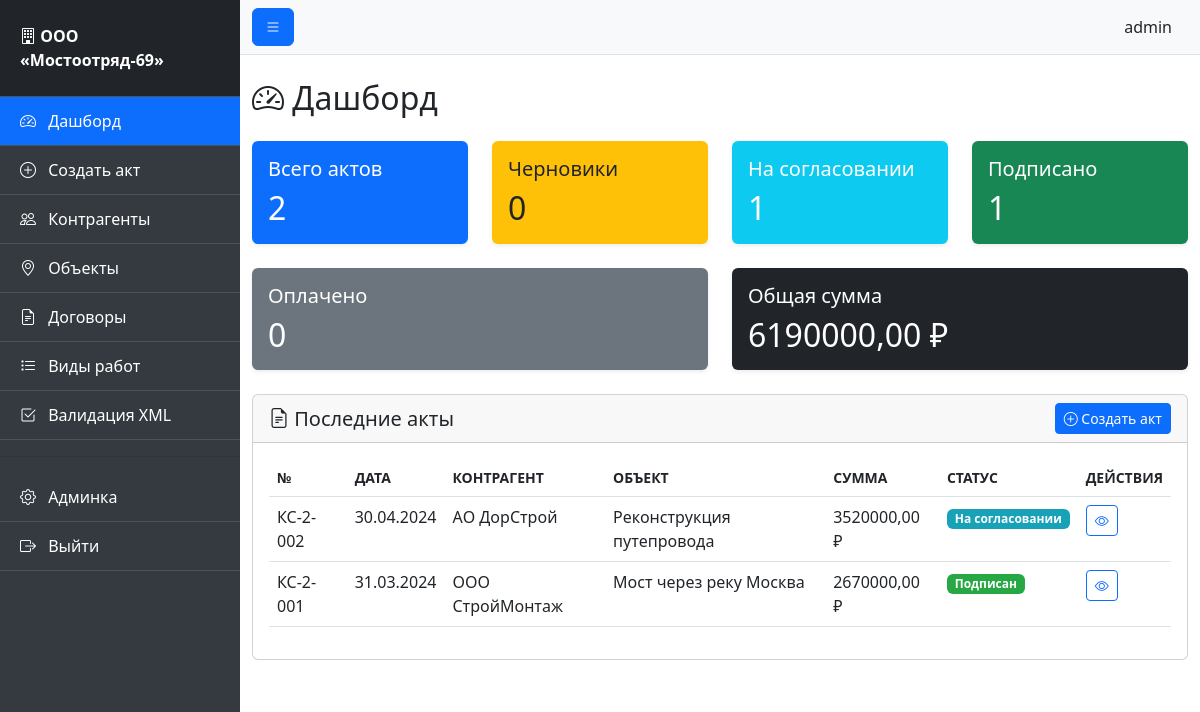
The app's page / (signed in) with its own data.
### acts/models.py (models this page shows, shortened)
class Act(models.Model):
    STATUS_CHOICES = [
        ('draft', 'Черновик'),
        ('review', 'На согласовании'),
        ('approved', 'Подписан'),
        ('paid', 'Оплачен'),
        ('rejected', 'Отклонён'),
    ]
    number = models.CharField('Номер акта', max_length=50)
    date = models.DateField('Дата акта')
    contract = models.ForeignKey(Contract, on_delete=models.CASCADE, related_name='acts', verbose_name='Договор')
    object = models.ForeignKey(Object, on_delete=models.CASCADE, related_name='acts', verbose_name='Объект')
    period_start = models.DateField('Период с', null=True, blank=True)
    period_end = models.DateField('Период по', null=True, blank=True)
    status = models.CharField('Статус', max_length=20, choices=STATUS_CHOICES, default='draft')
    total_amount = models.DecimalField('Итоговая сумма', max_digits=15, decimal_places=2, default=0)
    nds_amount = models.DecimalField('В том числе НДС', max_digits=15, decimal_places=2, default=0)
    nds_rate = models.DecimalField('Ставка НДС (%)', max_digits=5, decimal_places=2, default=20)
    without_nds = models.BooleanField('Без НДС', default=False)
    notes = models.TextField('Примечание', blank=True)
    created_by = models.ForeignKey(User, on_delete=models.SET_NULL, null=True, blank=True, verbose_name='Создал')
    created_at = models.DateTimeField('Дата создания', auto_now_add=True)
    updated_at = models.DateTimeField('Дата обновления', auto_now=True)
    is_deleted = models.BooleanField('Удалён', default=False)
    class Meta:
        verbose_name = 'Акт КС-2'
        verbose_name_plural = 'Акты КС-2'
        ordering = ['-date', '-number']
        unique_together = ['number', 'contract']

class Contract(models.Model):
    number = models.CharField('Номер договора', max_length=50)
    date = models.DateField('Дата договора')
    contractor = models.ForeignKey(Contractor, on_delete=models.CASCADE, related_name='contracts', verbose_name='Контрагент')
    object = models.ForeignKey(Object, on_delete=models.CASCADE, related_name='contracts', verbose_name='Объект')
    amount = models.DecimalField('Сумма договора', max_digits=15, decimal_places=2, default=0)
    start_date = models.DateField('Дата начала работ', null=True, blank=True)
    end_date = models.DateField('Дата окончания работ', null=True, blank=True)
    description = models.TextField('Описание договора', blank=True)
    file = models.FileField('Файл договора', upload_to='contracts/', blank=True, null=True)
    created_at = models.DateTimeField('Дата создания', auto_now_add=True)
    class Meta:
        verbose_name = 'Договор'
        verbose_name_plural = 'Договоры'
        ordering = ['-date']
        unique_together = ['number', 'contractor']

class Contractor(models.Model):
    name = models.CharField('Наименование организации', max_length=255)
    inn = models.CharField('ИНН', max_length=12, unique=True)
    kpp = models.CharField('КПП', max_length=9, blank=True)
    ogrn = models.CharField('ОГРН', max_length=13, blank=True)
    legal_address = models.TextField('Юридический адрес', blank=True)
    actual_address = models.TextField('Фактический адрес', blank=True)
    phone = models.CharField('Телефон', max_length=50, blank=True)
    email = models.EmailField('Email', blank=True)
    director_name = models.CharField('ФИО директора', max_length=255, blank=True)
    director_position = models.CharField('Должность директора', max_length=255, default='Генеральный директор')
    bank_name = models.CharField('Наименование банка', max_length=255, blank=True)
    bik = models.CharField('БИК', max_length=9, blank=True)
    correspondent_account = models.CharField('Корр. счет', max_length=20, blank=True)
    checking_account = models.CharField('Расчетный счет', max_length=20, blank=True)
    class Meta:
        verbose_name = 'Контрагент'
        verbose_name_plural = 'Контрагенты'
        ordering = ['name']

class Object(models.Model):
    name = models.CharField('Наименование объекта', max_length=255)
    code = models.CharField('Код объекта', max_length=50, blank=True)
    address = models.TextField('Адрес объекта', blank=True)
    description = models.TextField('Описание', blank=True)
    created_at = models.DateTimeField('Дата создания', auto_now_add=True)
    class Meta:
        verbose_name = 'Объект строительства'
        verbose_name_plural = 'Объекты строительства'
        ordering = ['name']

### acts/views.py (the view)
# urls.py: path('', views.dashboard, name='dashboard'),
@login_required
def dashboard(request):
    total_acts = Act.objects.filter(is_deleted=False).count()
    draft_acts = Act.objects.filter(status='draft', is_deleted=False).count()
    review_acts = Act.objects.filter(status='review', is_deleted=False).count()
    approved_acts = Act.objects.filter(status='approved', is_deleted=False).count()
    paid_acts = Act.objects.filter(status='paid', is_deleted=False).count()
    total_amount = Act.objects.filter(is_deleted=False).aggregate(
        total=Sum('total_amount')
    )['total'] or Decimal('0.00')
    recent_acts = Act.objects.filter(is_deleted=False).select_related(
        'contract', 'contract__contractor', 'object'
    )[:10]
    context = {
        'total_acts': total_acts,
        'draft_acts': draft_acts,
        'review_acts': review_acts,
        'approved_acts': approved_acts,
        'paid_acts': paid_acts,
        'total_amount': total_amount,
        'recent_acts': recent_acts,
    }
    return render(request, 'acts/dashboard.html', context)

### acts/templates/acts/dashboard.html (shortened to what this page needs)
{% extends 'acts/base.html' %}
{% block content %}
<h2 class="mb-4"><i class="bi bi-speedometer2"></i> Дашборд</h2>
<div class="row mb-4">
    <div class="col-md-3">
        <div class="card bg-primary text-white">
            <div class="card-body">
                <h5 class="card-title">Всего актов</h5>
                <h2 class="mb-0">{{ total_acts }}</h2>
            </div>
        </div>
    </div>
    <div class="col-md-3">
        <div class="card bg-warning text-dark">
            <div class="card-body">
                <h5 class="card-title">Черновики</h5>
                <h2 class="mb-0">{{ draft_acts }}</h2>
            </div>
        </div>
    </div>
    <div class="col-md-3">
        <div class="card bg-info text-white">
            <div class="card-body">
                <h5 class="card-title">На согласовании</h5>
                <h2 class="mb-0">{{ review_acts }}</h2>
            </div>
        </div>
    </div>
    <div class="col-md-3">
        <div class="card bg-success text-white">
            <div class="card-body">
                <h5 class="card-title">Подписано</h5>
                <h2 class="mb-0">{{ approved_acts }}</h2>
            </div>
        </div>
    </div>
</div>
<div class="row mb-4">
    <div class="col-md-6">
        <div class="card bg-secondary text-white">
            <div class="card-body">
                <h5 class="card-title">Оплачено</h5>
                <h2 class="mb-0">{{ paid_acts }}</h2>
            </div>
        </div>
    </div>
    <div class="col-md-6">
        <div class="card bg-dark text-white">
            <div class="card-body">
                <h5 class="card-title">Общая сумма</h5>
                <h2 class="mb-0">{{ total_amount|floatformat:2 }} ₽</h2>
            </div>
        </div>
    </div>
</div>
<div class="card">
    <div class="card-header d-flex justify-content-between align-items-center">
        <h5 class="mb-0"><i class="bi bi-file-earmark-text"></i> Последние акты</h5>
        <a href="{% url 'create_act' %}" class="btn btn-primary btn-sm">
            <i class="bi bi-plus-circle"></i> Создать акт
        </a>
    </div>
    <div class="card-body">
        {% if recent_acts %}
        <div class="table-responsive">
            <table class="table table-hover">
                <thead>
                    <tr>
                        <th>№</th>
                        <th>Дата</th>
                        <th>Контрагент</th>
                        <th>Объект</th>
                        <th>Сумма</th>
                        <th>Статус</th>
                        <th>Действия</th>
                    </tr>
                </thead>
                <tbody>
                    {% for act in recent_acts %}
                    <tr>
                        <td>{{ act.number }}</td>
                        <td>{{ act.date|date:"d.m.Y" }}</td>
                        <td>{{ act.contract.contractor.name }}</td>
                        <td>{{ act.object.name }}</td>
                        <td>{{ act.total_amount|floatformat:2 }} ₽</td>
                        <td>
                            <span class="badge status-{{ act.status }}">
                                {{ act.get_status_display }}
                            </span>
                        </td>
                        <td>
                            <a href="{% url 'act_detail' act.pk %}" class="btn btn-sm btn-outline-primary">
                                <i class="bi bi-eye"></i>
                            </a>
                        </td>
                    </tr>
                    {% endfor %}
                </tbody>
            </table>
        </div>
        {% else %}
        <p class="text-muted text-center">Акты ещё не созданы</p>
        {% endif %}
    </div>
</div>
{% endblock %}

### acts/templates/acts/base.html (shortened to what this page needs)
<!DOCTYPE html>
<html lang="ru">
<head>
    <link href="https://cdn.jsdelivr.net/npm/bootstrap@5.3.0/dist/css/bootstrap.min.css" rel="stylesheet">
    <link href="https://cdn.jsdelivr.net/npm/bootstrap-icons@1.10.0/font/bootstrap-icons.css" rel="stylesheet">
    {% load static %}
    <link href="{% static 'acts/css/custom.css' %}" rel="stylesheet">
</head>
<body>
    {% if user.is_authenticated %}
    <div class="d-flex" id="wrapper">
        <div class="sidebar" id="sidebar-wrapper">
            <div class="sidebar-heading">
                <i class="bi bi-building"></i> ООО «Мостоотряд-69»
            </div>
            <div class="list-group list-group-flush">
                <a href="{% url 'dashboard' %}" class="list-group-item list-group-item-action {% if request.resolver_match.url_name == 'dashboard' %}active{% endif %}">
                    <i class="bi bi-speedometer2"></i> Дашборд
                </a>
                <a href="{% url 'create_act' %}" class="list-group-item list-group-item-action {% if request.resolver_match.url_name == 'create_act' %}active{% endif %}">
                    <i class="bi bi-plus-circle"></i> Создать акт
                </a>
                <a href="{% url 'contractors_list' %}" class="list-group-item list-group-item-action {% if request.resolver_match.url_name == 'contractors_list' %}active{% endif %}">
                    <i class="bi bi-people"></i> Контрагенты
                </a>
                <a href="{% url 'objects_list' %}" class="list-group-item list-group-item-action {% if request.resolver_match.url_name == 'objects_list' %}active{% endif %}">
                    <i class="bi bi-geo-alt"></i> Объекты
                </a>
                <a href="{% url 'contracts_list' %}" class="list-group-item list-group-item-action {% if request.resolver_match.url_name == 'contracts_list' %}active{% endif %}">
                    <i class="bi bi-file-earmark-text"></i> Договоры
                </a>
                <a href="{% url 'work_types_list' %}" class="list-group-item list-group-item-action {% if request.resolver_match.url_name == 'work_types_list' %}active{% endif %}">
                    <i class="bi bi-list-task"></i> Виды работ
                </a>
                <a href="{% url 'validate_xml' %}" class="list-group-item list-group-item-action {% if request.resolver_match.url_name == 'validate_xml' %}active{% endif %}">
                    <i class="bi bi-check2-square"></i> Валидация XML
                </a>
                <hr>
                <a href="{% url 'admin:index' %}" class="list-group-item list-group-item-action">
                    <i class="bi bi-gear"></i> Админка
                </a>
                <a href="{% url 'logout' %}" class="list-group-item list-group-item-action">
                    <i class="bi bi-box-arrow-right"></i> Выйти
                </a>
            </div>
        </div>
        <div id="page-content-wrapper">
            <nav class="navbar navbar-expand-lg navbar-light bg-light border-bottom">
                <div class="container-fluid">
                    <button class="btn btn-primary" id="sidebarToggle">
                        <i class="bi bi-list"></i>
                    </button>
                    <div class="ms-auto d-flex align-items-center">
                        <span class="me-3">{{ user.get_full_name|default:user.username }}</span>
                    </div>
                </div>
            </nav>
            <div class="container-fluid py-4">
                {% block content %}{% endblock %}
            </div>
        </div>
    </div>
    {% endif %}
</body>
</html>

### acts/static/acts/css/custom.css (style rules this page uses)
#wrapper { overflow-x: hidden; }
#sidebar-wrapper { min-height: 100vh; margin-left: -15rem; transition: margin 0.25s ease-out; background-color: #343a40; position: fixed; z-index: 1000; width: 15rem; }
#sidebar-wrapper .sidebar-heading { padding: 1.5rem 1.25rem; font-size: 1rem; font-weight: bold; color: #fff; background-color: #212529; border-bottom: 1px solid #4b545c; }
#sidebar-wrapper .list-group { width: 15rem; }
#sidebar-wrapper .list-group-item { background-color: #343a40; color: #fff; border: none; border-bottom: 1px solid #4b545c; padding: 0.75rem 1.25rem; }
#sidebar-wrapper .list-group-item.active { background-color: #0d6efd; color: #fff; }
#sidebar-wrapper .list-group-item i { margin-right: 0.5rem; }
#page-content-wrapper { min-width: 100vw; margin-left: 0; transition: margin 0.25s ease-out; }
@media (min-width: 768px) { #sidebar-wrapper { margin-left: 0; } }
@media (min-width: 768px) { #page-content-wrapper { min-width: 0; width: 100%; margin-left: 15rem; } }
.status-review { background-color: #17a2b8; color: #fff; }
.status-approved { background-color: #28a745; color: #fff; }
.card.bg-primary, .card.bg-warning, .card.bg-info, .card.bg-success, .card.bg-secondary, .card.bg-dark { border: none; box-shadow: 0 0.125rem 0.25rem rgba(0, 0, 0, 0.075); }
.table th { font-weight: 600; text-transform: uppercase; font-size: 0.875rem; }
.btn-sm { padding: 0.25rem 0.5rem; font-size: 0.875rem; }
#sidebarToggle { transition: all 0.2s ease-in-out; }

### records on screen
Act: number "КС-2-002", date "30.04.2024", contract.contractor.name "АО ДорСтрой", object.name "Реконструкция путепровода", total_amount "3520000,00", status "На согласовании"
Act: number "КС-2-001", date "31.03.2024", contract.contractor.name "ООО СтройМонтаж", object.name "Мост через реку Москва", total_amount "2670000,00", status "Подписан"

### other values on screen
{{ user.get_full_name|default:user.username }} "admin"
{{ total_acts }} "2"
{{ draft_acts }} "0"
{{ review_acts }} "1"
{{ approved_acts }} "1"
{{ paid_acts }} "0"
{{ total_amount|floatformat:2 }} "6190000,00"
